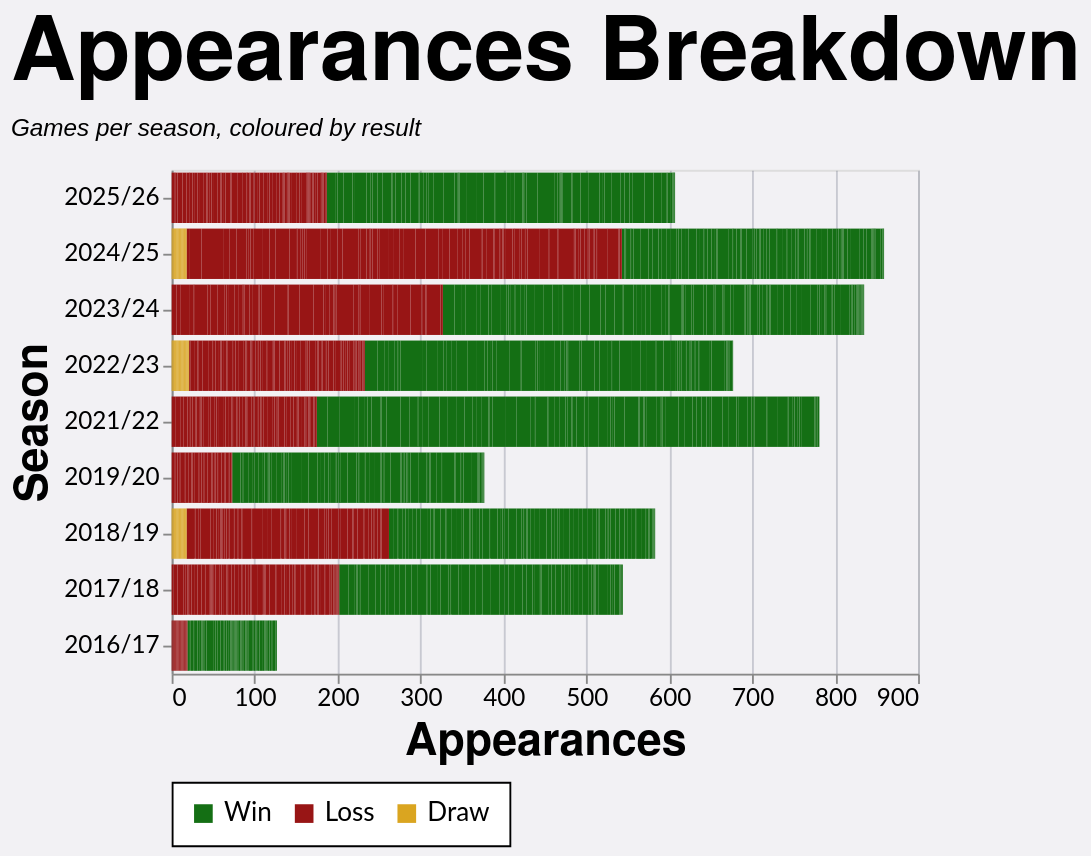

Specify this chart in Vega-Lite:
### Vega-Lite specification from a JSON file in a GitHub repository (floating-point values rounded to 4 significant figures; data arrays with more than 128 entries replaced by an {"elided": "..."} marker saying what was removed)
{"config": {"axis": {"labelFont": "Lato, sans-serif", "titleFont": "PT Sans Narrow, Helvetica Neue, Helvetica, Arial, sans-serif", "labelFontSize": 13, "titleFontSize": 24, "gridColor": "#202947", "gridOpacity": 0.2}, "header": {"labelFont": "PT Sans Narrow, Helvetica Neue, Helvetica, Arial, sans-serif", "titleFont": "PT Sans Narrow, Helvetica Neue, Helvetica, Arial, sans-serif", "labelFontSize": 24, "titleFontSize": 28, "labelFontWeight": "bold", "orient": "left"}, "legend": {"labelFont": "Lato, sans-serif", "titleFont": "PT Sans Narrow, Helvetica Neue, Helvetica, Arial, sans-serif", "labelFontSize": 14, "titleFontSize": 16, "titlePadding": 5, "fillColor": "white", "strokeColor": "black", "padding": 10, "titleFontWeight": "lighter", "titleFontStyle": "italic", "titleColor": "gray", "offset": 10}, "title": {"font": "PT Sans Narrow, Helvetica Neue, Helvetica, Arial, sans-serif", "fontSize": 48, "fontWeight": "bold", "anchor": "start", "align": "center", "titlePadding": 20, "subtitlePadding": 10, "subtitleFontSize": 13, "subtitleColor": "", "subtitleFontStyle": "italic", "offset": 15, "color": "black"}, "axisX": {"labelAngle": 0}, "facet": {"title": null, "header": null, "align": {"row": "each", "column": "each"}}, "resolve": {"scale": {"y": "independent", "facet": "independent"}}, "background": "#f2f1f4"}, "data": {"name": "data-edf028add9ebc85b6de33de0f6ae7583"}, "mark": {"type": "bar"}, "encoding": {"color": {"field": "color_value", "legend": {"orient": "bottom", "title": null}, "scale": {"range": ["#146f14", "#981515", "goldenrod"]}, "sort": ["Win", "Loss", "Draw"], "type": "nominal"}, "tooltip": [{"field": "player", "title": "Player", "type": "nominal"}, {"field": "season", "title": "Season", "type": "nominal"}, {"field": "color_value", "title": "Group", "type": "nominal"}, {"aggregate": "sum", "field": "apps", "title": "Appearances", "type": "quantitative"}], "x": {"aggregate": "sum", "field": "apps", "title": "Appearances", "type": "quantitative"}, "y": {"field": "season", "sort": {"field": "season_sort", "op": "max", "order": "descending"}, "title": "Season", "type": "nominal"}}, "height": {"step": 30}, "title": {"text": "Appearances Breakdown", "subtitle": "Games per season, coloured by result"}, "width": 400, "$schema": "https://vega.github.io/schema/vega-lite/v5.20.1.json", "datasets": {"data-edf028add9ebc85b6de33de0f6ae7583": {"elided": "2518 records"}}}
